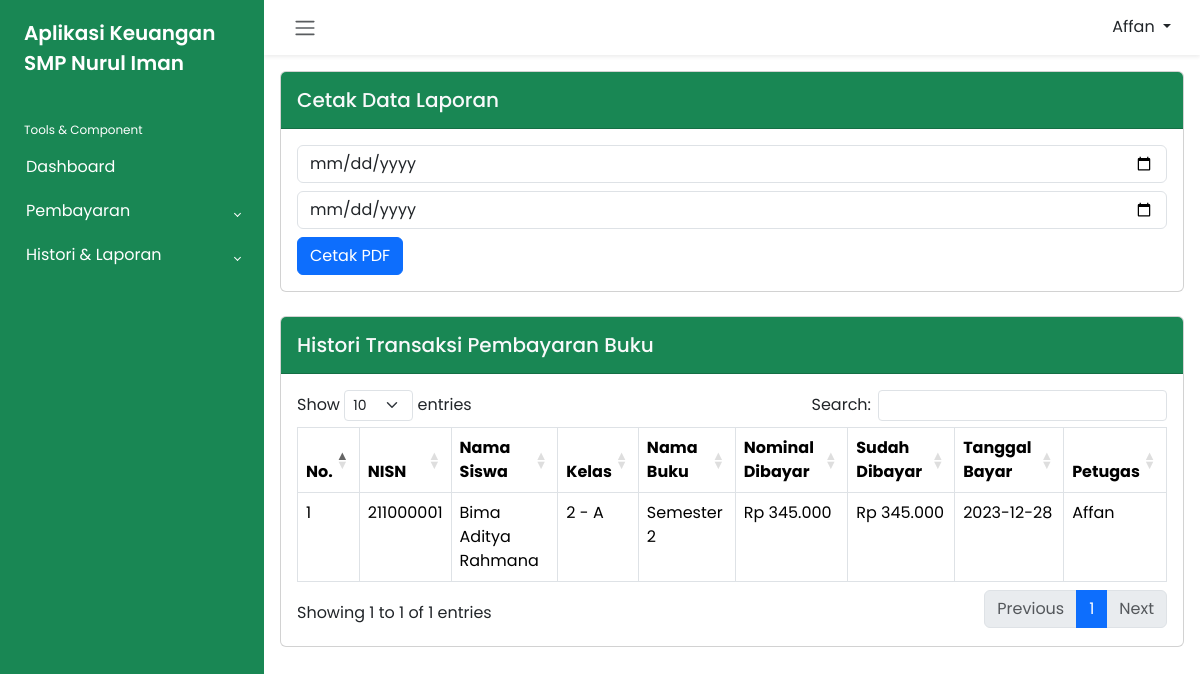
The page /petugas/histori_pembayaran_buku.php (signed in) on the database its author committed.
### tables this page shows
CREATE TABLE `petugas` (
  `id_petugas` int(11) NOT NULL,
  `user_name` varchar(50) NOT NULL,
  `pass_word` varchar(64) NOT NULL,
  `nama_petugas` varchar(50) NOT NULL,
  `level` enum('admin','petugas') NOT NULL
);

CREATE TABLE `pembayaran_buku` (
  `id_pembayaran_buku` int(11) NOT NULL,
  `id_petugas` int(11) NOT NULL,
  `nisn` varchar(10) NOT NULL,
  `tgl_bayar` date NOT NULL,
  `id_buku` int(11) NOT NULL,
  `jumlah_bayar` int(11) NOT NULL
);

CREATE TABLE `siswa` (
  `nisn` char(10) NOT NULL,
  `nis` char(8) NOT NULL,
  `nama_siswa` varchar(50) NOT NULL,
  `id_kelas` int(11) NOT NULL,
  `alamat` text NOT NULL,
  `no_telp` varchar(13) NOT NULL,
  `id_ppdb` int(11) NOT NULL,
  `id_spp` int(11) NOT NULL,
  `id_buku` int(11) NOT NULL,
  `id_kegiatan` int(11) NOT NULL
);

CREATE TABLE `kelas` (
  `id_kelas` int(11) NOT NULL,
  `nama_kelas` varchar(10) NOT NULL
);

CREATE TABLE `buku` (
  `id_buku` int(11) NOT NULL,
  `nama_buku` varchar(25) NOT NULL,
  `nominal_buku` int(11) NOT NULL
);

### function.php (called while the page is built, shortened)
<?php
    if (!function_exists('rupiah')) {
        function rupiah($rp){
            $jumlah = number_format($rp, 0,",",".");
            $rupiah = "Rp ".$jumlah;
            return $rupiah;
        }
    }
?>

### petugas/histori_pembayaran_buku.php (the view, shortened to what this page needs)
<?php
include 'header.php';
include '../function.php';
?>
<div class="card mb-4">
    <div class="card-header bg-success py-3">
        <h5 class="m-0 font-weight-bold text-light">Cetak Data Laporan</h5>
    </div>
    <div class="card-body">
        <form action="cetak_laporan_buku.php" method="GET" target="_blank">
            <input type="date" name="awal" class="form-control mb-2">
            <input type="date" name="akhir" class="form-control mb-2">
            <button type="submit" class="btn btn-primary" name="cetak">Cetak PDF</button>
        </form>
    </div>
</div>
<div class="card mb-4">
    <div class="card-header bg-success py-3 d-flex justify-content-between">
        <h5 class="m-0 font-weight-bold text-light">Histori Transaksi Pembayaran Buku</h5>
    </div>
    <div class="card-body">
        <table class="table table-bordered" id="myTable" width="100%" cellspacing="0">
            <thead>
                <tr>
                    <th width="10px">No.</th>
                    <th>NISN</th>
                    <th>Nama Siswa</th>
                    <th>Kelas</th>
                    <th>Nama Buku</th>
                    <th>Nominal Dibayar</th>
                    <th>Sudah Dibayar</th>
                    <th>Tanggal Bayar</th>
                    <th>Petugas</th>
                </tr>
            </thead>
            <tbody>
                <?php
                $number = 1;
                $query = "SELECT * FROM pembayaran_buku, siswa, kelas, buku, petugas WHERE pembayaran_buku.nisn = siswa.nisn
                        AND siswa.id_kelas = kelas.id_kelas
                        AND pembayaran_buku.id_buku = buku.id_buku
                        AND pembayaran_buku.id_petugas = petugas.id_petugas
                        ORDER BY tgl_bayar DESC";
                $result = mysqli_query($conn, $query);
                while ($row = mysqli_fetch_assoc($result)) :
                ?>
                    <tr>
                        <td><?= $number++ ?></td>
                        <td><?= $row['nisn'] ?></td>
                        <td><?= $row['nama_siswa'] ?></td>
                        <td><?= $row['nama_kelas'] ?></td>
                        <td><?= $row['nama_buku'] ?></td>
                        <td><?= rupiah($row['nominal_buku']) ?></td>
                        <td><?= rupiah($row['jumlah_bayar']) ?></td>
                        <td><?= $row['tgl_bayar'] ?></td>
                        <td><?= $row['nama_petugas'] ?></td>
                    </tr>
                <?php endwhile; ?>
            </tbody>
        </table>
    </div>
    <?php
    include 'footer.php';
    ?>

### petugas/header.php (shortened to what this page needs)
<?php
include '../function.php';
?>
<!DOCTYPE html>
<html lang="en">
<head>
    <link rel="stylesheet" href="../dist/css/bootstrap.min.css">
    <link rel="stylesheet" href="../dist/css/dataTables.bootstrap5.min.css">
    <link rel="stylesheet" href="../dist/css/all.css">
    <link rel="stylesheet" href="../dist/css/bootstrap-chosen.css">
    <link rel="stylesheet" href="../dist/css/style.css">
</head>
<body>
    <div class="wrapper">
        <aside id="sidebar" class="bg-success">
            <div class="h-100">
                <div class="sidebar-logo">
                    <a href="#">Aplikasi Keuangan SMP Nurul Iman</a>
                </div>
                <ul class="sidebar-nav">
                    <li class="sidebar-header">
                        Tools & Component
                    </li>
                    <li class="sidebar-item">
                        <a href="index.php" class="sidebar-link">
                            Dashboard
                        </a>
                    </li>
                    <li class="sidebar-item">
                        <a href="#" class="sidebar-link collapsed" data-bs-toggle="collapse" data-bs-target="#pembayaran" aria-expanded="false" aria-controls="pembayaran">
                            Pembayaran
                        </a>
                    </li>
                    <li class="sidebar-item">
                        <a href="#" class="sidebar-link collapsed" data-bs-toggle="collapse" data-bs-target="#histori" aria-expanded="false" aria-controls="histori">
                            Histori & Laporan
                        </a>
                    </li>
                </ul>
            </div>
        </aside>
        <div class="main">
            <nav class="navbar navbar-expand px-3 shadow-sm d-flex justify-content-between">
                <button class="btn" type="button">
                    <span class="navbar-toggler-icon"></span>
                </button>
                <?php
                $id_petugas = $_SESSION['id_petugas'];
                $query = mysqli_query($conn, "SELECT * FROM petugas WHERE id_petugas = '$id_petugas'");
                $row = mysqli_fetch_assoc($query);
                ?>
                <div class="dropdown">
                    <button class="btn dropdown-toggle" type="button" id="dropdownMenuButton1" data-bs-toggle="dropdown" aria-expanded="false">
                        <span><?= $row['nama_petugas']; ?></span>
                    </button>
                </div>
            </nav>
            <div class="container px-3 pt-3">

### rows shown on the page
petugas: nama_petugas "Affan"
pembayaran_buku: siswa.nisn "211000001", siswa.nama_siswa "Bima Aditya Rahmana", kelas.nama_kelas "2 - A", id_buku.nama_buku "Semester 2", id_buku.nominal_buku "Rp 345.000", jumlah_bayar "Rp 345.000", tgl_bayar "2023-12-28", id_petugas.nama_petugas "Affan"
